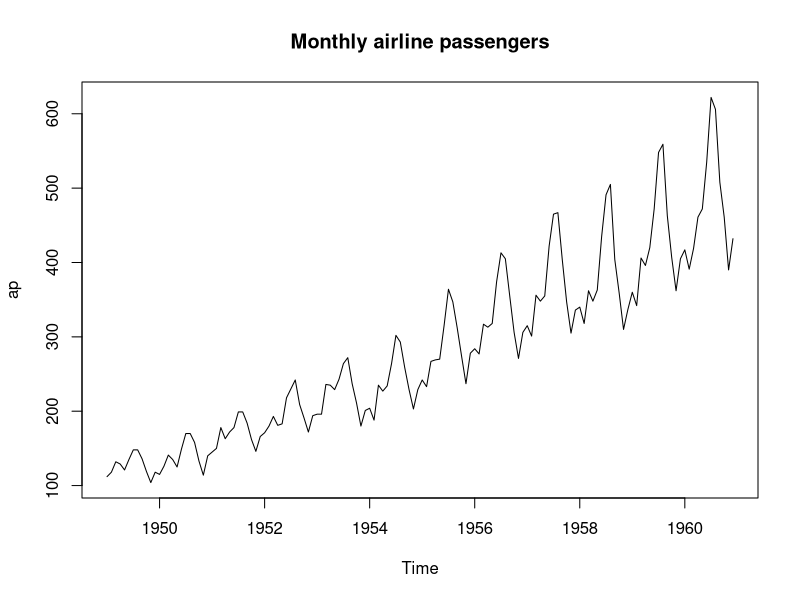
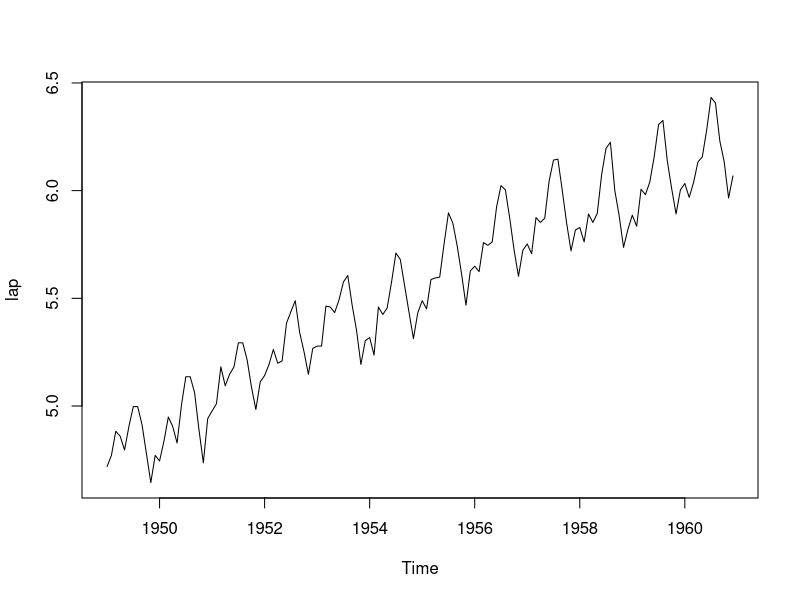
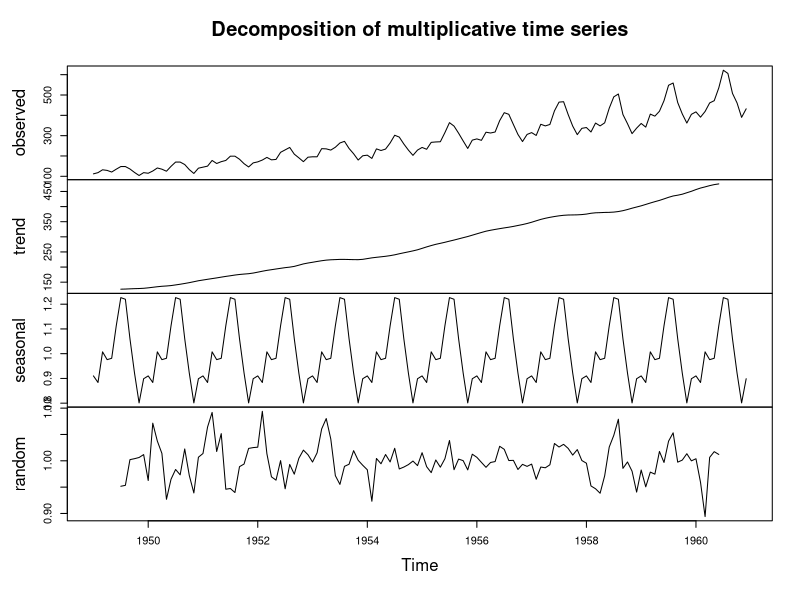
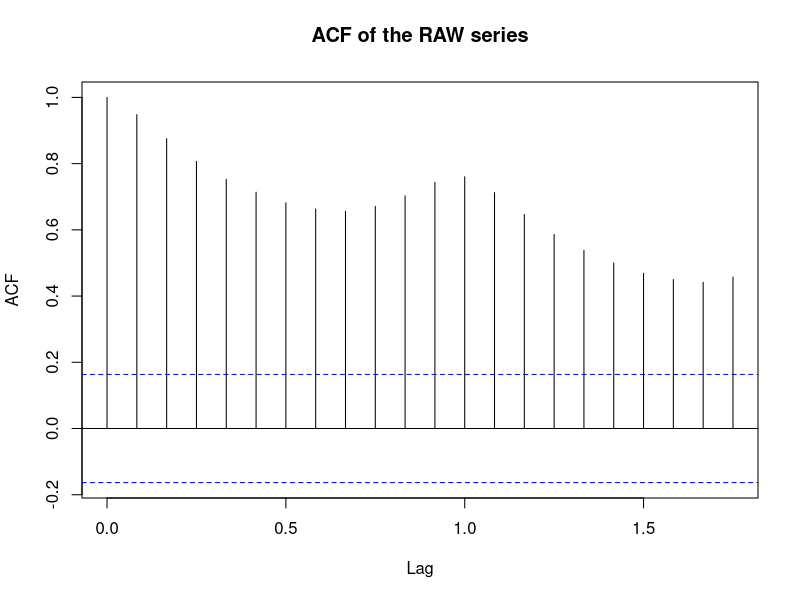
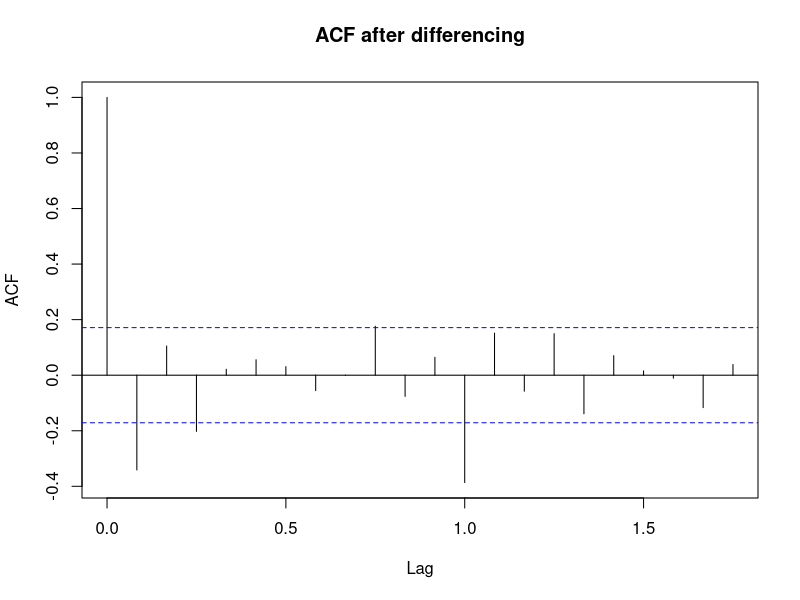
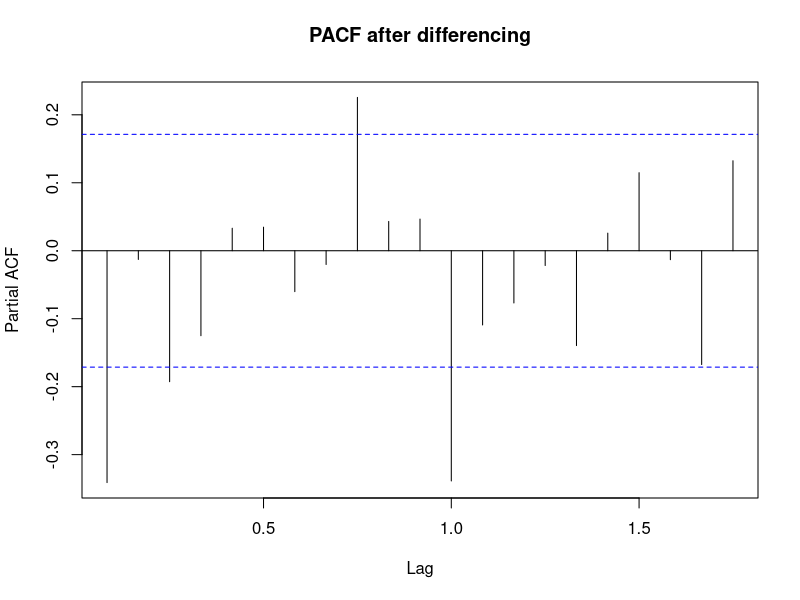
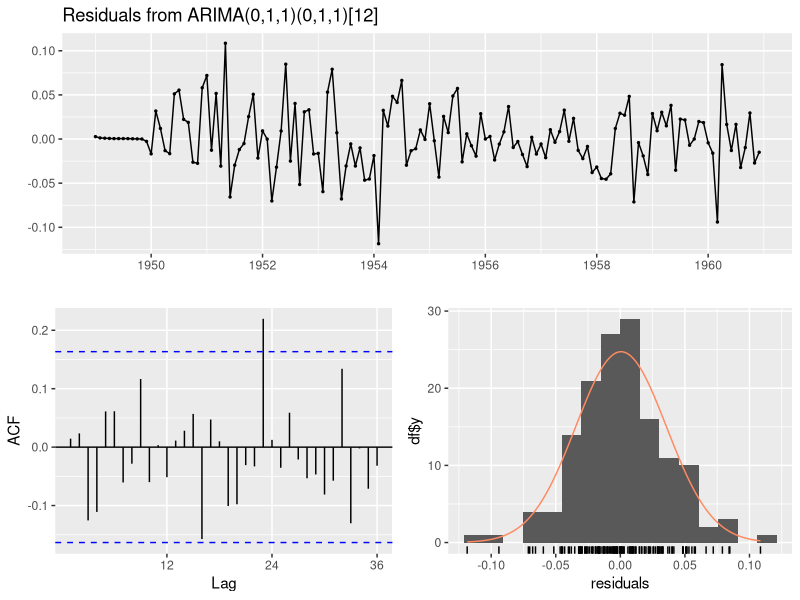
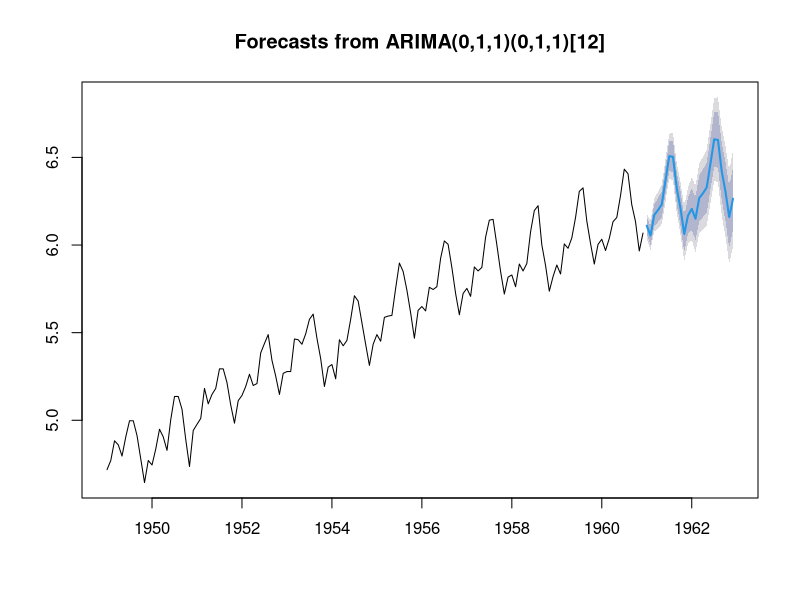

The R script that drew these images, in order:
# =====================================================================
# Run with R 4.3.3 (Rscript --vanilla). What it prints, and the plots it
# draws, are on the lab page, and tools/data-science/run_r_equivalents.py
# runs it again. (Until October 2026 R could not be installed where these
# labs are checked, so this file was desk-checked only; every number in its
# comments has since been checked against R's own output.)
# =====================================================================
# Experiment 16: Time series forecasting with ARIMA
# Python equivalent: python/16_arima.py (implements decomposition, differencing,
# ACF and PACF from first principles, on a series of its own)

library(forecast); library(tseries)

# Step 1: Load and plot the series, and take logs
data(AirPassengers)          # the classic monthly series, 1949-1960
ap <- AirPassengers

# --- 1. LOOK AT IT FIRST ---
plot(ap, main = "Monthly airline passengers")
# The seasonal swing GROWS with the level -> MULTIPLICATIVE, so take logs.
lap <- log(ap)
plot(lap)                    # now the swing is roughly constant -> additive

# --- 2. DECOMPOSE ---
# Step 2: Decompose it
decomp <- decompose(ap, type = "multiplicative")
plot(decomp)                 # observed / trend / seasonal / random
stl(lap, s.window = "periodic")   # more robust; works on the log series

# --- 3. TEST FOR STATIONARITY ---
# Step 3: Test for stationarity
adf.test(ap)
#   ADF:  H0 = NON-stationary (unit root)
#   large p  -> FAIL to reject -> the series is NOT stationary
#   Here, though, p is below 0.01: adf.test() allows for a linear trend, and
#   around that trend this series is stationary. [Corrected: this said the
#   raw series gives a large p.]
kpss.test(ap)
#   KPSS: H0 = STATIONARY  -- the OPPOSITE null.
#   Reading one test's p-value as though it were the other's gives exactly
#   the wrong conclusion. Write the null down before interpreting.
#   Here KPSS rejects (p below 0.01): the level is not constant. With ADF,
#   that makes the series trend-stationary; differencing deals with both.

ndiffs(lap)      # how many ordinary differences are needed
nsdiffs(lap)     # how many SEASONAL differences

# --- 4. DIFFERENCE ---
# Step 4: Difference it
d1 <- diff(lap)              # removes the trend
d12 <- diff(d1, lag = 12)    # removes the 12-month seasonality
adf.test(d12)                # now small p -> stationary

# --- 5. IDENTIFY THE ORDERS ---
# Step 5: Read the ACF and PACF
acf(ap,  main = "ACF of the RAW series")
# Slow decay -- the trend swamps everything -- with the seasonality only a
# ripple on it: the ACF falls to 0.66 at lag 8 and rises again to 0.76 at
# lag 12. This is why you difference first. [Corrected: this said the decay
# is monotonic and the seasonality invisible. That is true of the Python
# version's series, not of this one.]

acf(d12,  main = "ACF after differencing")     # q, from where it CUTS OFF
pacf(d12, main = "PACF after differencing")    # p, from where it CUTS OFF
#   ACF tails off, PACF cuts off after lag p  -> AR(p)
#   ACF cuts off after lag q, PACF tails off  -> MA(q)
#   Mnemonic: PACF gives p, ACF gives q.

# --- 6. FIT ---
# Step 6: Fit the model
fit <- auto.arima(lap)       # searches (p,d,q)(P,D,Q)[12] by AIC
summary(fit)

# --- 7. CHECK THE RESIDUALS -- the step students skip ---
# Step 7: Check the residuals
checkresiduals(fit)
# If the model is adequate its residuals are WHITE NOISE: no autocorrelation
# left, roughly normal, constant variance. Structure remaining in the
# residuals is signal the model failed to capture.
#
# Ljung-Box: H0 = residuals are independent.
# Here you WANT a LARGE p-value -- the opposite of most tests you have met.

# --- 8. FORECAST ---
# Step 8: Forecast two years ahead
fc <- forecast(fit, h = 24)
plot(fc)
exp(fc$mean)                 # back-transform from the log scale
accuracy(fit)                # ME, RMSE, MAE, MAPE

# MAPE is unit-free and therefore easy to compare across series, but it
# breaks down when actual values are near zero.
